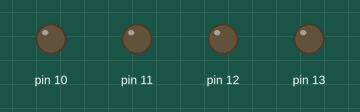
Simulated run of this sketch. Board: Arduino Uno, built with avr-gcc and run on an emulated ATmega328P. Shown: output pins drawn as LEDs (lit = HIGH).

Above: at 0.2 s.
At 1.2 s:
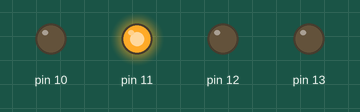
At 2.2 s:
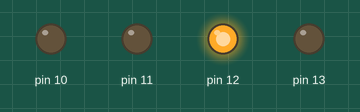
At 4.2 s:
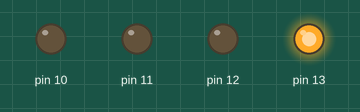
At 6.2 s:
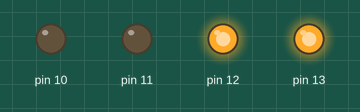
At 8.2 s:
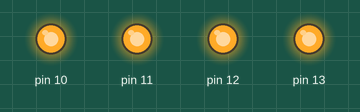
Timing chart, 0 to 11.7 s (numbered marks = the images above):
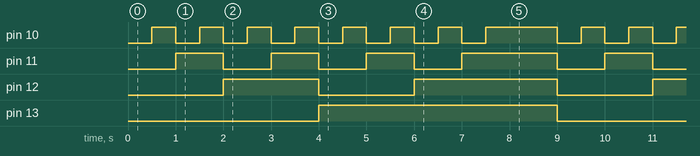

Measured:
- by itself, pin 10: repeats every 9.0 s: 6 × (LOW 0.50 s, HIGH 0.50 s), LOW 0.50 s, HIGH 1.5 s, LOW 0.50 s, HIGH 0.50 s
- by itself, pin 11: repeats every 9.0 s: 2 × (LOW 1.0 s, HIGH 1.0 s), LOW 1.0 s, HIGH 2.0 s, LOW 1.0 s, HIGH 1.0 s
- by itself, pin 12: repeats every 9.0 s: LOW 2.0 s, HIGH 3.0 s, LOW 2.0 s, HIGH 2.0 s
- by itself, pin 13: alternates HIGH for 5.0 s and LOW for 4.0 s

The sketch:

Binary_Counter.ino
```cpp
//This program shows binary numbers upto 15 using 4 LEDs
void setup() {
  pinMode(13, OUTPUT);
  pinMode(12, OUTPUT);
  pinMode(11, OUTPUT);
  pinMode(10, OUTPUT);
}

void loop() {
  //1
  digitalWrite(13, LOW);
  digitalWrite(12, LOW);
  digitalWrite(11, LOW);
  digitalWrite(10, LOW);
  delay(500);

  //2
  digitalWrite(13, LOW);
  digitalWrite(12, LOW);
  digitalWrite(11, LOW);
  digitalWrite(10, HIGH);
  delay(500);

  //3
  digitalWrite(13, LOW);
  digitalWrite(12, LOW);
  digitalWrite(11, HIGH);
  digitalWrite(10, LOW);
  delay(500);

  //4
  digitalWrite(13, LOW);
  digitalWrite(12, LOW);
  digitalWrite(11, HIGH);
  digitalWrite(10, HIGH);
  delay(500);

  //5 and so on...
  digitalWrite(13, LOW);
  digitalWrite(12, HIGH);
  digitalWrite(11, LOW);
  digitalWrite(10, LOW);
  delay(500);

  digitalWrite(13, LOW);
  digitalWrite(12, HIGH);
  digitalWrite(11, LOW);
  digitalWrite(10, HIGH);
  delay(500);

  digitalWrite(13, LOW);
  digitalWrite(12, HIGH);
  digitalWrite(11, HIGH);
  digitalWrite(10, LOW);
  delay(500);

  digitalWrite(13, LOW);
  digitalWrite(12, HIGH);
  digitalWrite(11, HIGH);
  digitalWrite(10, HIGH);
  delay(500);

  digitalWrite(13, HIGH);
  digitalWrite(12, LOW);
  digitalWrite(11, LOW);
  digitalWrite(10, LOW);
  delay(500);

  digitalWrite(13, HIGH);
  digitalWrite(12, LOW);
  digitalWrite(11, LOW);
  digitalWrite(10, HIGH);
  delay(500);

  digitalWrite(13, HIGH);
  digitalWrite(12, LOW);
  digitalWrite(11, HIGH);
  digitalWrite(10, LOW);
  delay(500);

  digitalWrite(13, HIGH);
  digitalWrite(12, LOW);
  digitalWrite(11, HIGH);
  digitalWrite(10, HIGH);
  delay(500);

  digitalWrite(13, HIGH);
  digitalWrite(12, HIGH);
  digitalWrite(11, LOW);
  digitalWrite(10, LOW);
  delay(500);

  digitalWrite(13, HIGH);
  digitalWrite(12, HIGH);
  digitalWrite(11, LOW);
  digitalWrite(10, HIGH);
  delay(500);

  digitalWrite(13, HIGH);
  digitalWrite(12, HIGH);
  digitalWrite(11, HIGH);
  digitalWrite(10, LOW);
  delay(500);

  digitalWrite(13, HIGH);
  digitalWrite(12, HIGH);
  digitalWrite(11, HIGH);
  digitalWrite(10, HIGH);
  delay(500);

  delay(1000);
}
```
